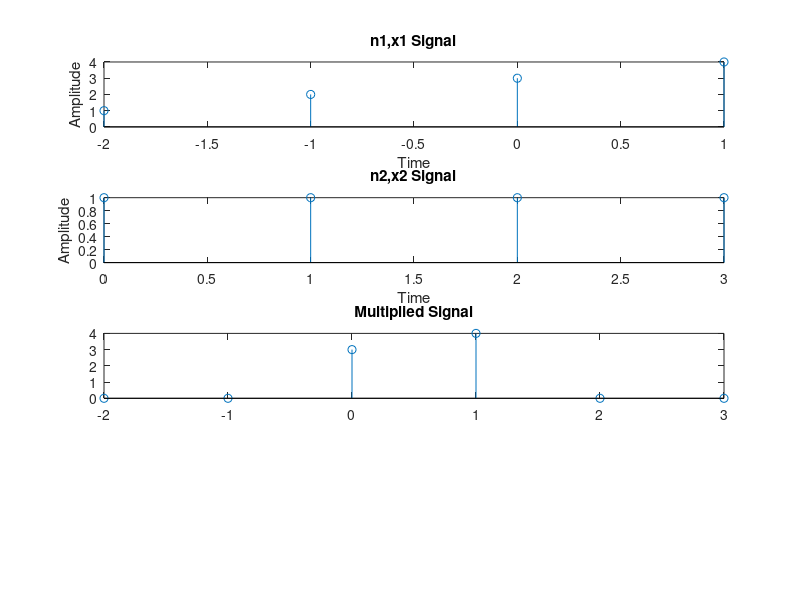

Write MATLAB code to recreate this figure.
clc;
close all;
n1=-2:1;
x1=[1,2,3,4];
subplot(4,1,1);
stem(n1,x1);
title('n1,x1 Signal');
xlabel('Time');
ylabel('Amplitude');

n2=0:3;
x2=[1,1,1,1];
subplot(4,1,2);
stem(n2,x2);
title('n2,x2 Signal');
xlabel('Time');
ylabel('Amplitude');

n=min(min(n1),min(n2)):max(max(n1),max(n2));
y1=zeros(1,length(n));
y2=y1;
y1(((n>=min(n1)) & (n<=max(n1)))==1)=x1;
y2(((n>=min(n2)) & (n<=max(n2)))==1)=x2;
y=y1.*y2;
subplot(4,1,3);
stem(n,y);
title('Multiplied Signal');